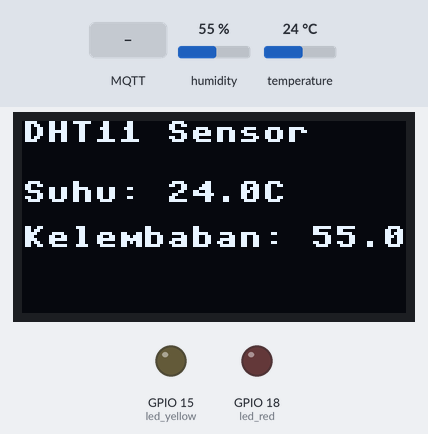
Bench run of a program on a simulated ESP32 board running MicroPython. Shown: 128×64 one-colour display, output pins drawn as LEDs (lit = HIGH). Inputs (shaded band) come from the test bench; at power-on: humidity 55 %, temperature 24 °C. WiFi joins after 1.5 s; no MQTT or app messages arrive unless stated; library files of the repository ran but are not shown: boot.py; what the program prints to the serial console is not drawn.

Above: at 5.4 s.
5.5 s: MQTT message "turn_on" arrives on the first subscribed topic
At 6.2 s:
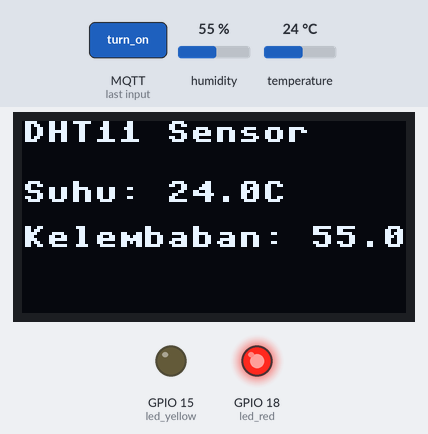
7.3 s: humidity set to 22 %
At 8.1 s:
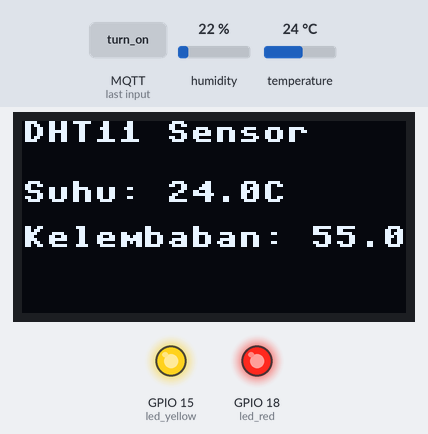
9.8 s: temperature set to 12 °C
At 11.7 s:
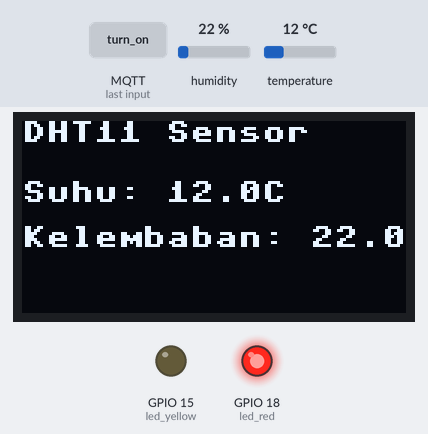
12.4 s: MQTT message "turn_off" arrives on the first subscribed topic
At 13.7 s:
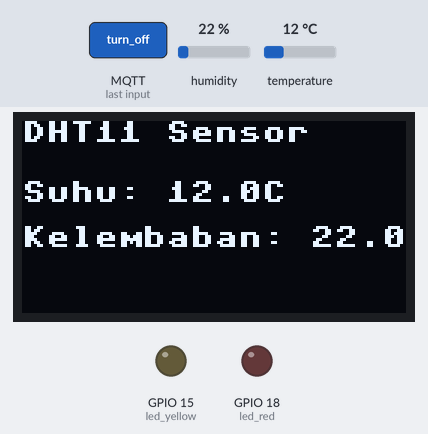
14.4 s: humidity set to 40 %
At 15.4 s:
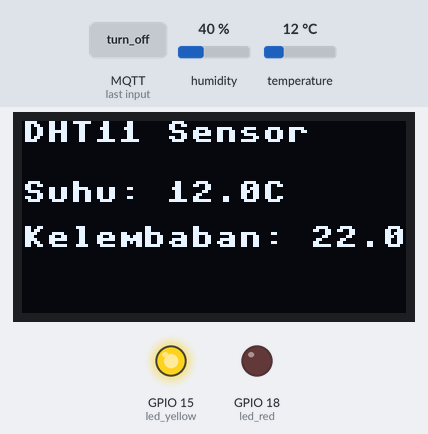
17.0 s: temperature set to 19 °C
At 19.2 s:
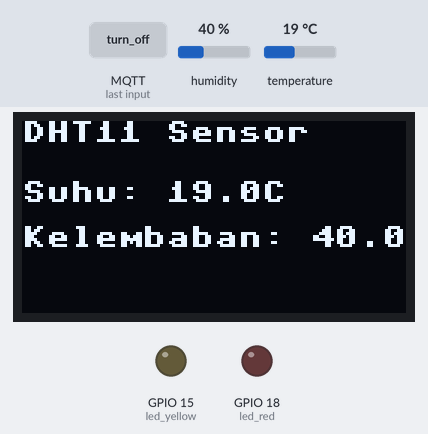
Timing chart, 0 to 20.6 s (numbered marks = the images above; inputs shaded):
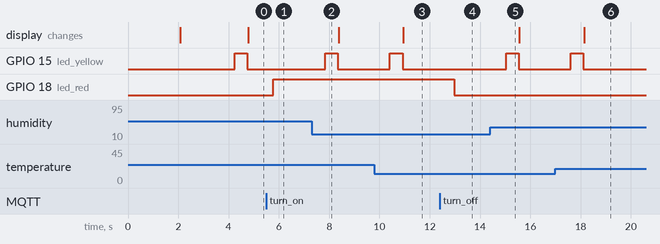

The program:

main.py
```python
from machine import Pin, SoftI2C
from umqtt.simple import MQTTClient
import network
import dht
import time
import ssd1306

# KONFIGURASI WIFI
SSID = "YOUR_WIFI_SSID"      # Ganti dengan SSID WiFi
PASSWORD = "YOUR_WIFI_PASSWORD"   # Ganti dengan Password WiFi

# MQTT Server Parameters
MQTT_CLIENT_ID = ""
MQTT_BROKER = ""
MQTT_USER = ""
MQTT_PASSWORD = ""
MQTT_TOPIC_PUB = ""
MQTT_TOPIC_SUB = ""

# Inisialisasi OLED (SSD1306)
i2c = SoftI2C(scl=Pin(22), sda=Pin(21))
oled = ssd1306.SSD1306_I2C(128, 64, i2c)

# Inisialisasi Sensor DHT11
dht_pin = Pin(4)
dht_sensor = dht.DHT11(dht_pin)

# Inisialisasi LED
led_yellow = Pin(15, Pin.OUT)
led_red = Pin(18, Pin.OUT)

# Menyimpan Data Terakhir
last_temp = None
last_humidity = None

# Fungsi Modular untuk Menampilkan Informasi di OLED
def update_display(title, line1="", line2="", line3=None):
    oled.fill(0)  # Bersihkan layar
    oled.text(title, 0, 0)  # Judul utama
    oled.text(line1, 0, 20)  # Baris pertama
    oled.text(line2, 0, 35)  # Baris kedua
    if line3:
        oled.text(line3, 0, 50)  # Baris opsional ketiga
    oled.show()

# Fungsi Koneksi WiFi
def connect_wifi():
    wlan = network.WLAN(network.STA_IF)
    wlan.active(True)
    wlan.connect(SSID, PASSWORD)

    update_display("WiFi", "Menghubungkan...", "", "")

    max_retries = 10
    while not wlan.isconnected() and max_retries > 0:
        time.sleep(1)
        max_retries -= 1
        print("Mencoba koneksi...")

    if wlan.isconnected():
        ip = wlan.ifconfig()[0]
        print(f"Terhubung ke WiFi! IP: {ip}")

        update_display("WiFi Tersambung!", f"SSID: {SSID}", f"IP: {ip}")
        time.sleep(2)
    else:
        print("Gagal terhubung ke WiFi!")
        update_display("WiFi Gagal!", "Periksa SSID/Pass", "Coba lagi...")
        time.sleep(2)

# MQTT Message Callback
def message_callback(topic, msg):
    print("Message received on topic {}: {}".format(topic, msg.decode()))
    if msg.decode() == "turn_on":
        led_red.on()
        print("LED turned ON")
    elif msg.decode() == "turn_off":
        led_red.off()
        print("LED turned OFF")
    else:
        print("Unknown command:", msg.decode())

# Connect to MQTT Broker
def connect_mqtt():
    print("Connecting to MQTT server... ", end="")
    client = MQTTClient(MQTT_CLIENT_ID, MQTT_BROKER, user=MQTT_USER, password=MQTT_PASSWORD)
    client.set_callback(message_callback)
    client.connect()
    print("Connected!")

    client.subscribe(MQTT_TOPIC_SUB)
    print("Subscribed to topic:", MQTT_TOPIC_SUB)
    return client

# Sambungkan ke WiFi saat boot
connect_wifi()

client = connect_mqtt()

# Loop Utama
while True:
    try:
        # Proses pesan MQTT yang masuk
        client.check_msg()

        dht_sensor.measure()  # Ambil data sensor
        suhu = dht_sensor.temperature()
        kelembaban = dht_sensor.humidity()

        if suhu != last_temp or kelembaban != last_humidity:
            led_yellow.on()
            time.sleep(0.5)
            led_yellow.off()

            print(f"Suhu: {suhu:.1f}°C | Kelembaban: {kelembaban:.1f}%")
            update_display("DHT11 Sensor", f"Suhu: {suhu:.1f}C", f"Kelembaban: {kelembaban:.1f}%")

             # Kirim data ke MQTT
            message = f"Suhu: {suhu:.1f}C | Kelembaban: {kelembaban:.1f}%"
            client.publish(MQTT_TOPIC_PUB, message)

            last_temp = suhu
            last_humidity = kelembaban

    except OSError as e:
        print("Gagal membaca sensor!", e)
        update_display("Sensor Error!")

    time.sleep(1)
```

Measured:
- after the input at 5.5 s, GPIO 18 (led_red): LOW → HIGH after 0.28 s
- after the input at 7.3 s, GPIO 15 (led_yellow): LOW → HIGH after 0.55 s, → LOW 0.50 s later
- after the input at 9.8 s, GPIO 15 (led_yellow): LOW → HIGH after 0.62 s, → LOW 0.50 s later; the display: changes after 1.1 s (image 3)
- after the input at 12.4 s, GPIO 18 (led_red): HIGH → LOW after 0.57 s
- after the input at 14.4 s, GPIO 15 (led_yellow): LOW → HIGH after 0.64 s, → LOW 0.50 s later
- after the input at 17.0 s, GPIO 15 (led_yellow): LOW → HIGH after 0.61 s, → LOW 0.50 s later; the display: changes after 1.1 s (image 6)
